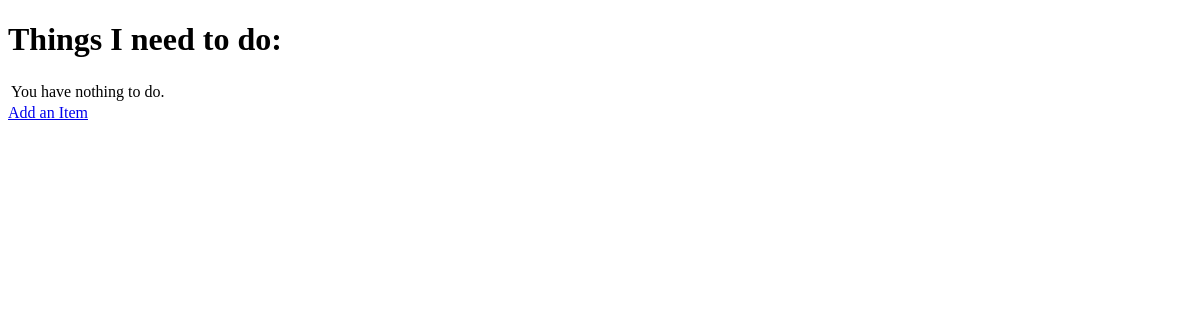
Before: / with the older database file.
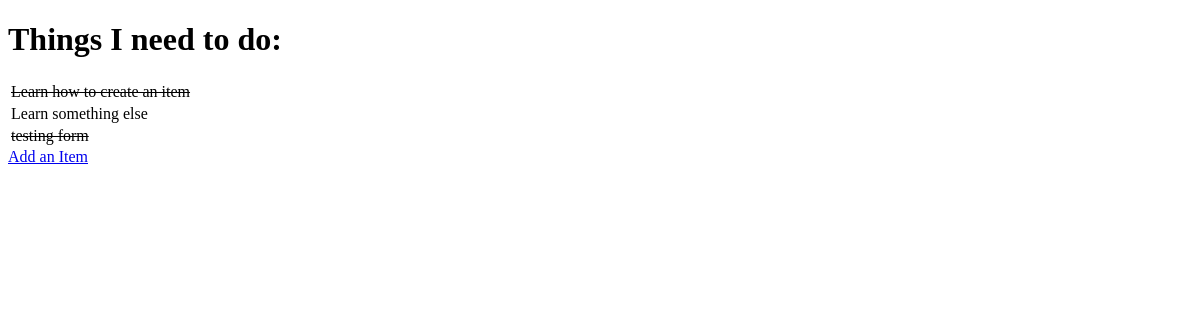
After: the same page with the newer database file.
### todo/models.py (models this page shows, shortened)
class Item(models.Model):
    name = models.CharField(max_length=50, null=False, blank=False)
    done = models.BooleanField(null=False, blank=False, default=False)

### todo/views.py (the view)
# urls.py: path('', get_todo_list, name='get_todo_list'),
def get_todo_list(request):
    items = Item.objects.all()
    context = {
        'items': items
    }
    return render(request, 'todo/todo_list.html', context)

### todo/templates/todo/todo_list.html (shortened to what this page needs)
<!DOCTYPE html>
<html lang="en">
<head>
</head>
<body>
    <h1>Things I need to do:</h1>
    <table>
        {% for item in items %}
            <tr>
            {% if item.done %}
            <td><strike>{{ item.name }}</strike></td>
            {% else %}
            <td>{{ item.name }}</td>
            {% endif %}
            </tr>
        {% empty %}
        <tr><td>You have nothing to do.</td></tr>
        {% endfor %}
    </table>
    <a href="/add">Add an Item</a>
</body>
</html>

Changed rows visible on the page:
added Item: name "Learn how to create an item"
added Item: name "Learn something else"
added Item: name "testing form"
Other visible differences:
text no longer shown: "You have nothing to do."
